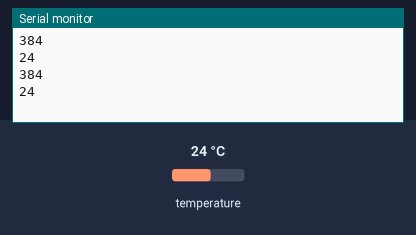
Simulated run of this sketch. Board: Arduino Uno, built with avr-gcc and run on an emulated ATmega328P. Parts: the last lines printed to the serial monitor. The inputs (shaded band) are chosen by the test bench; at power-on: temperature 24 °C.

Above: at 1.8 s.
1.9 s: temperature set to 12 °C
At 2.4 s:
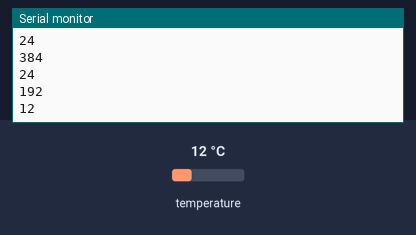
3.4 s: temperature set to 19 °C
At 4.6 s:
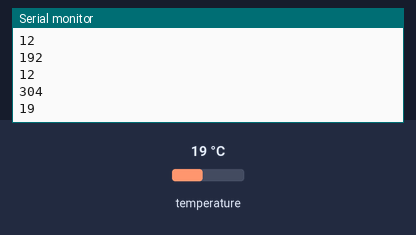
Timing chart, 0 to 6.4 s (numbered marks = the images above; inputs shaded):
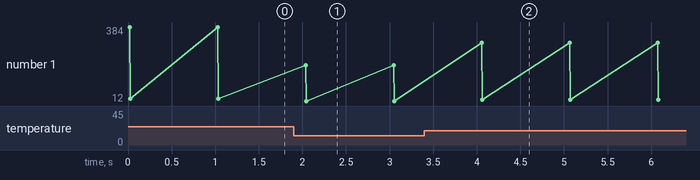

The sketch:

thermistor2.ino
```cpp
// LCD Thermostat
// www.hacktronics.com

#include <OneWire.h>

// Connections:
// rs (LCD pin 4) to Arduino pin 12
// rw (LCD pin 5) to Arduino pin 11
// enable (LCD pin 6) to Arduino pin 10
// LCD pin 15 to Arduino pin 13
// LCD pins d4, d5, d6, d7 to Arduino pins 5, 4, 3, 2

OneWire  ds(2);        // ds18b20 pin #2 (middle pin) to Arduino pin 8

byte i;
byte present = 0;
byte data[12];
byte addr[8];

int HighByte, LowByte, SignBit, Whole, Fract, TReading, Tc_100, FWhole;

void setup(void) {
  Serial.begin(9600);

    if ( !ds.search(addr)) {
      Serial.println("No more addrs");
      delay(1000);
      ds.reset_search();
      return;
  }

  if ( OneWire::crc8( addr, 7) != addr[7]) {
      Serial.println("CRC not valid!");
      delay(1000);
      return;
  }
}

void getTemp() {
  int foo, bar;

  ds.reset();
  ds.select(addr);
  ds.write(0x44,1);

  present = ds.reset();
  ds.select(addr);
  ds.write(0xBE);

  for ( i = 0; i < 9; i++) {
    data[i] = ds.read();
  }

  LowByte = data[0];
  HighByte = data[1];
  TReading = (HighByte << 8) + LowByte;
  SignBit = TReading & 0x8000;  // test most sig bit

  Serial.println(TReading);

  if (SignBit) {
    TReading = -TReading;
  }
  Tc_100 = (6 * TReading) + TReading / 4;    // multiply by (100 * 0.0625) or 6.25
  Whole = Tc_100 / 100;          // separate off the whole and fractional portions
  Fract = Tc_100 % 100;
  if (Fract > 49) {
    if (SignBit) {
      --Whole;
    } else {
      ++Whole;
    }
  }

  if (SignBit) {
    bar = -1;
  } else {
    bar = 1;
  }
  foo = ((Whole * bar) * 18);      // celsius to fahrenheit conversion section
  FWhole = (((Whole * bar) * 18) / 10) + 32;
  if ((foo % 10) > 4) {            // round up if needed
       ++FWhole;
  }
}

void printTemp(void) {

/*
  if (SignBit) {
     lcd.print("-");
  }
  */
    Serial.println(Whole);
//  lcd.print(" C / ");
//  lcd.print(FWhole);
//  lcd.print(" F");
}

void loop(void) {
  getTemp();
  printTemp();
  delay(1000);
}
```

Measured:
- after the input at 1.9 s, the serial monitor: prints a new line after 0.14 s (image 1)
- after the input at 3.4 s, the serial monitor: prints a new line after 0.66 s (image 2)
- plotted number 1: 24 → 12 after the input at 1.9 s, 12 → 19 after the input at 3.4 s
